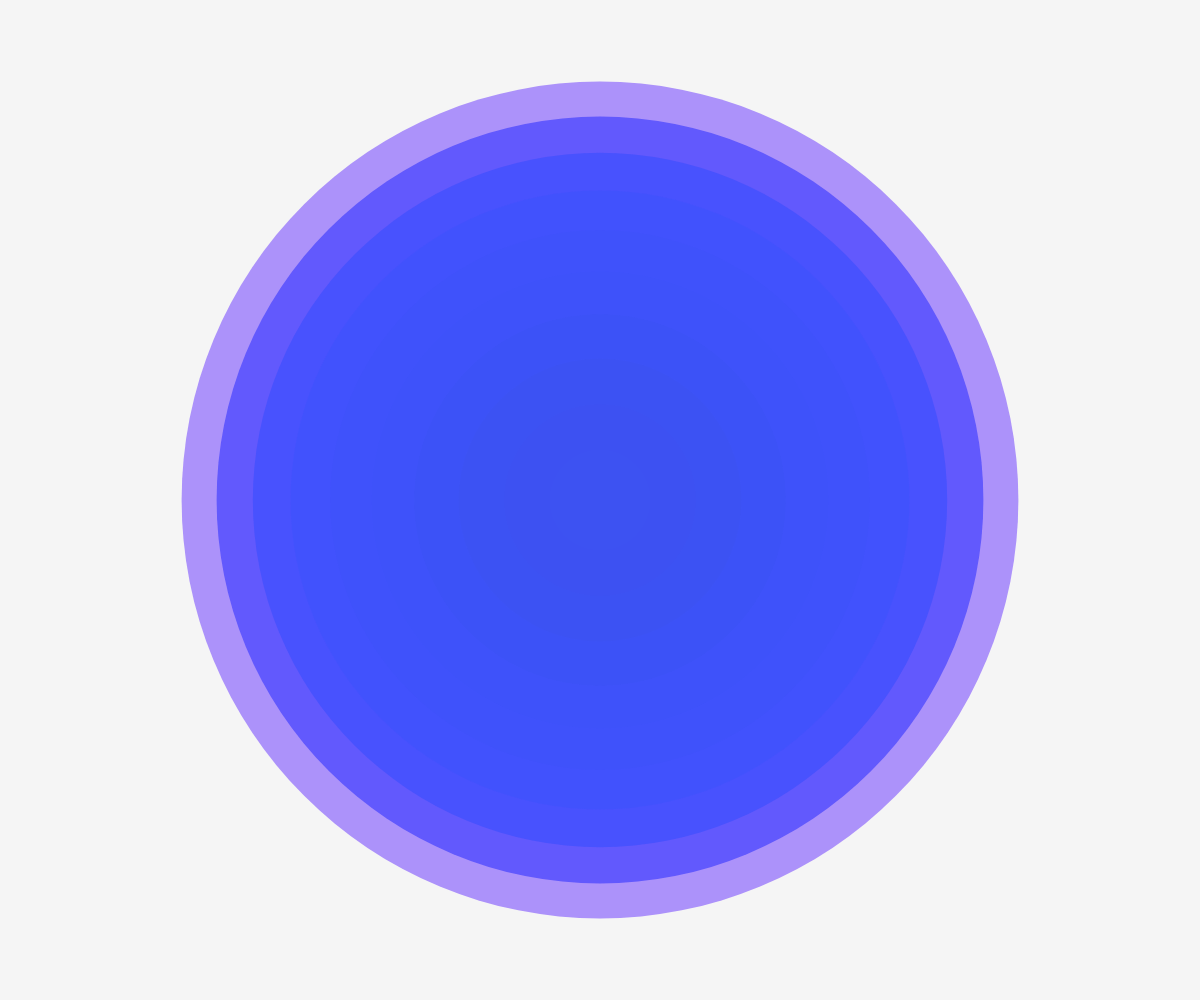
Frame 1 (no input)
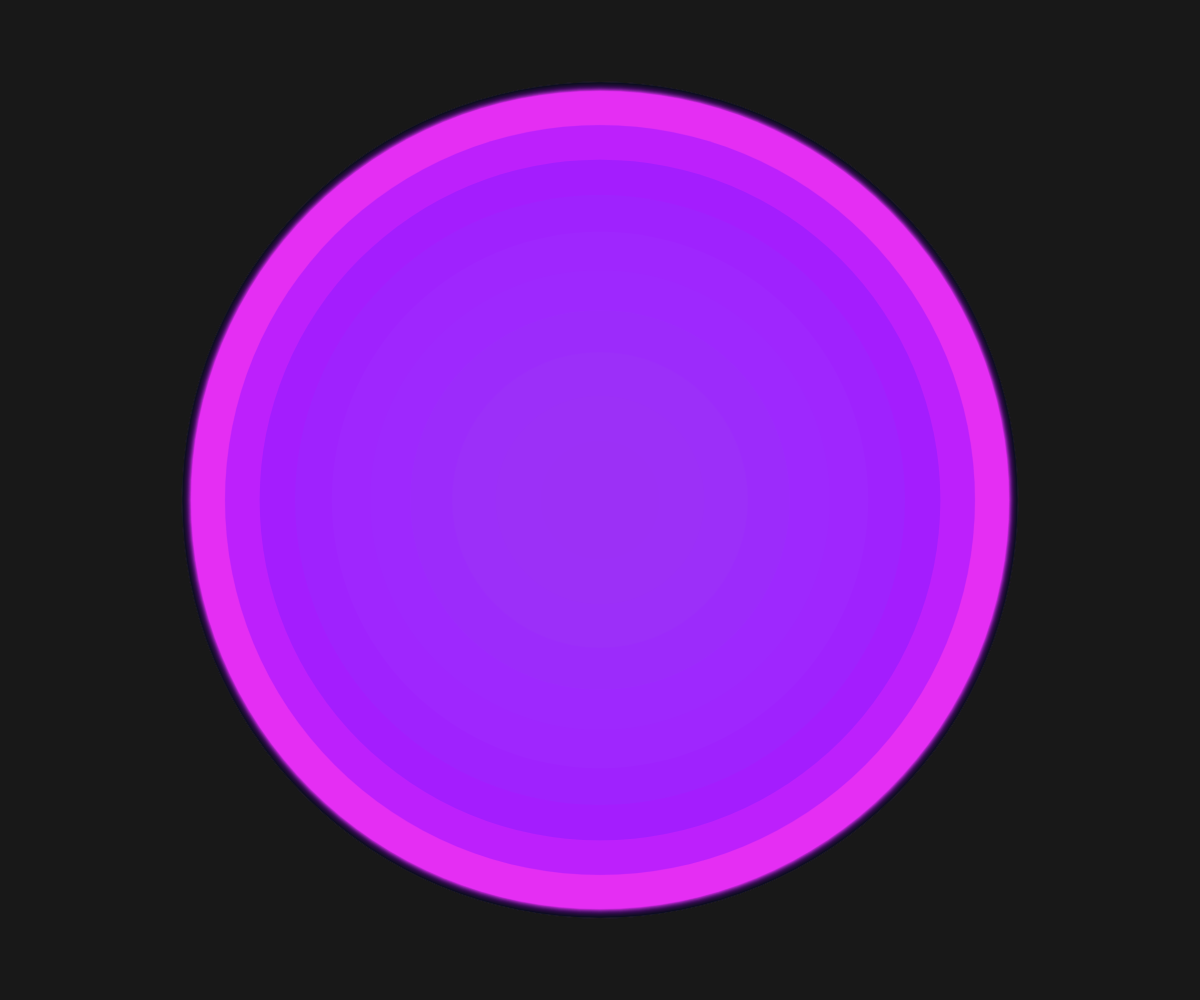
Frame 60 (no input)
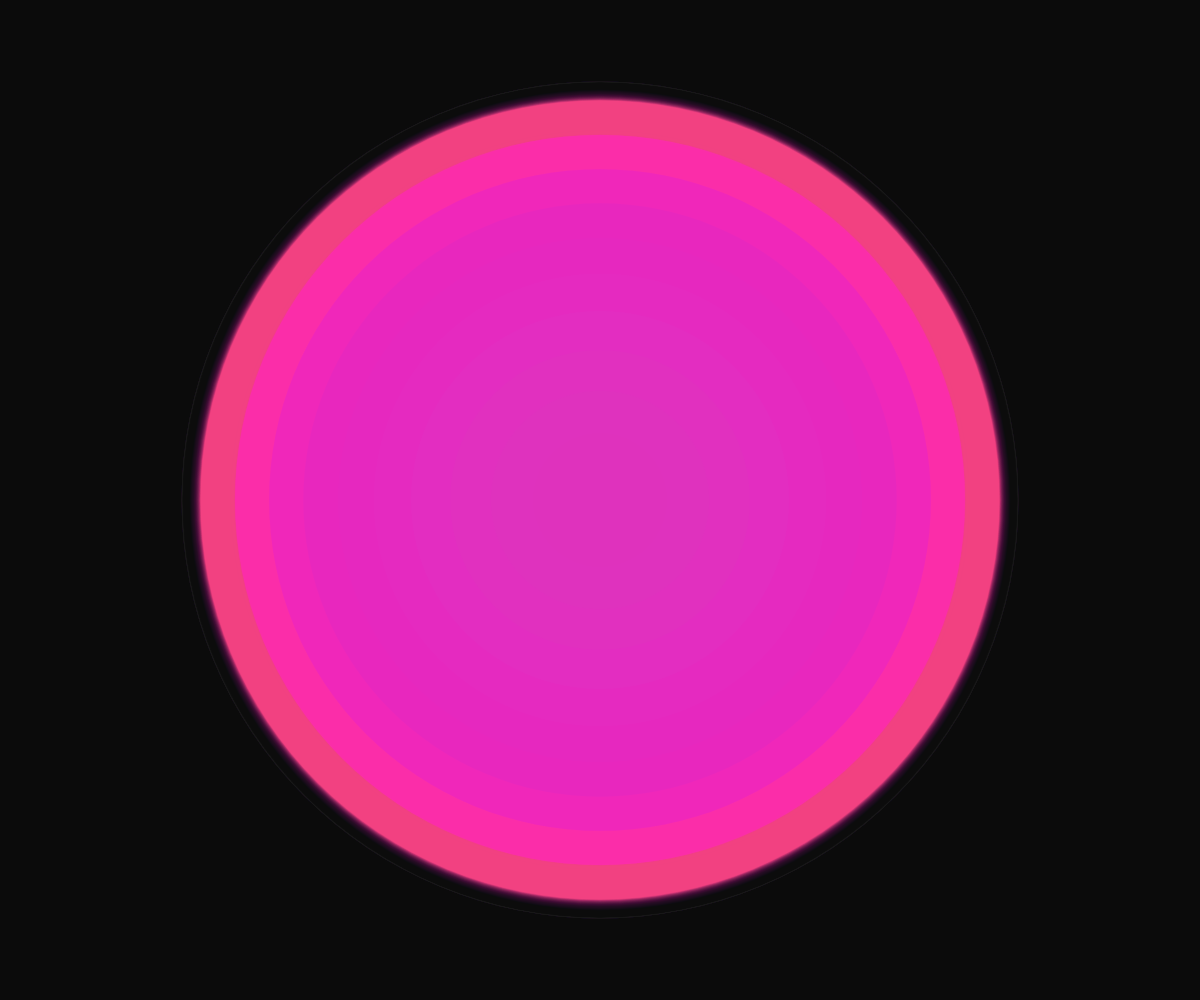
Frame 120 (the mouse pressed at the canvas centre since frame 60)

The p5.js sketch that drew these frames (run headless with seeded random() and noise() and a simulated clock; from frame 60 on, the mouse is pressed at the canvas centre):

// p5.js sketch
// ── sketch.js
function setup() {
  createCanvas(windowWidth, windowHeight);
  colorMode(HSB, 255);
  noStroke();
}

function draw() {
  background(0, 0, 0, 10); // semi-transparent black for trail effect

  const time = millis() * 0.0005; // slow time multiplier
  const centerX = width / 2;
  const centerY = height / 2;

  // Draw multiple concentric rings with pulsing and color variation
  for (let i = 0; i < 10; i++) {
    const radius = 50 + i * 40 + sin(time + i * 0.3) * 20;
    const hue = (frameCount * 0.5 + i * 20) % 255;
    const saturation = 200 + sin(time * 0.7 + i) * 50;
    const alpha = 100 + sin(time * 0.5 + i) * 50;

    fill(hue, saturation, 255, alpha);
    ellipse(centerX, centerY, radius * 2, radius * 2);
  }
}

function windowResized() {
  resizeCanvas(windowWidth, windowHeight);
}
